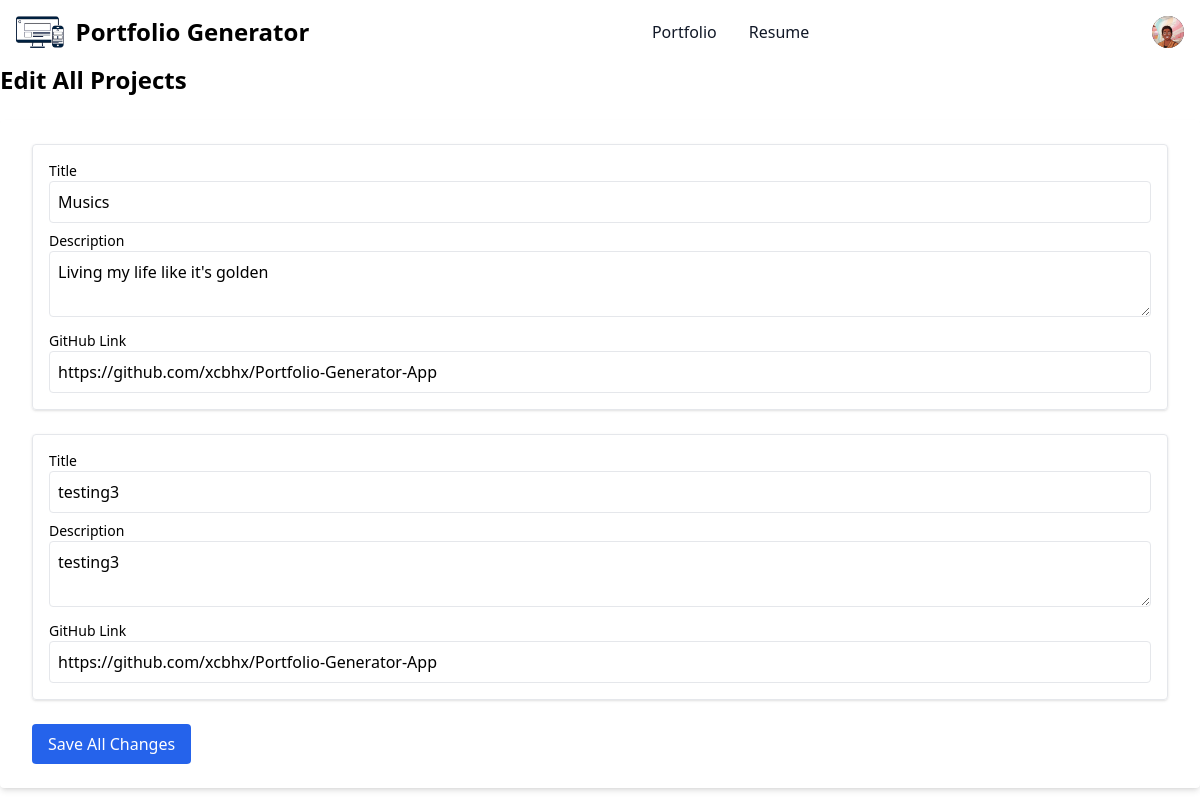
The page /portfolio/1/edit_projects on the database as committed earlier.
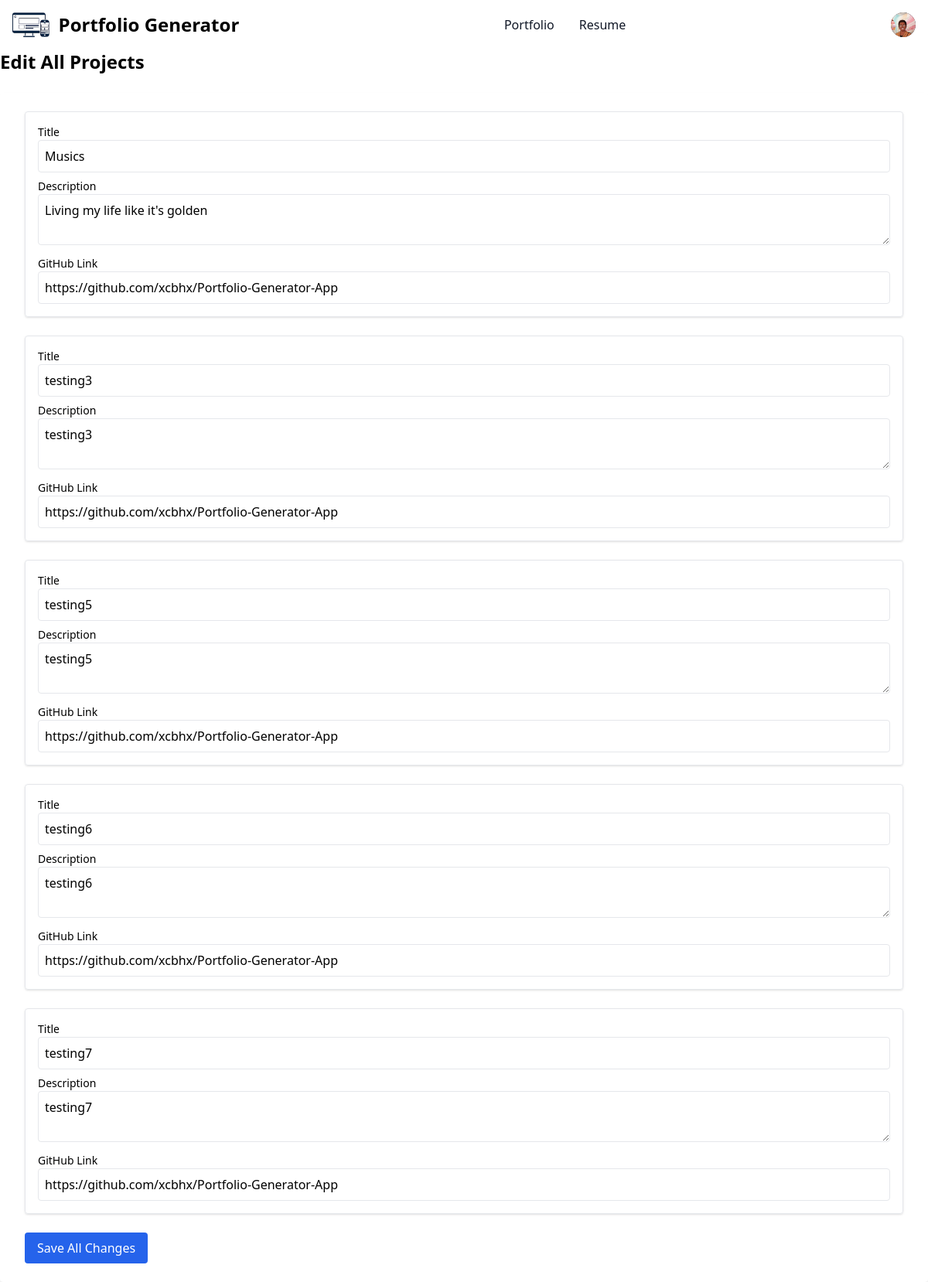
The same page on the database as committed later.
### portfolio_app/models.py (models this page shows)
class Project(db.Model):
  __tablename__ = "project"
  id = db.Column(db.Integer, primary_key=True)
  portfolio_id = db.Column(db.Integer, db.ForeignKey("portfolio.id"))
  title = db.Column(db.String(100), nullable=False)
  description = db.Column(db.String, nullable=False)
  github_link = db.Column(db.String, nullable=False)
  created_at = db.Column(db.DateTime, default=datetime.utcnow)
  portfolio = db.relationship("Portfolio", back_populates="project_list")

### portfolio_app/routes.py (the view, shortened to what this page needs)
@main.route("/portfolio/<int:portfolio_id>/edit_projects", methods=["GET", "POST"])
def edit_projects(portfolio_id):
  portfolio = Portfolio.query.get_or_404(portfolio_id)
  projects = portfolio.project_list
  return render_template("edit_project.html", projects=projects, portfolio=portfolio)

### portfolio_app/templates/edit_project.html (shortened to what this page needs)
{% extends "base.html" %}
{% block content %}
<h2 class="text-2xl font-bold mb-6">Edit All Projects</h2>
<form method="POST" action="{{ url_for('main.edit_projects', portfolio_id=portfolio.id)}}" class="bg-white dark:bg-gray-800 shadow-md rounded px-8 py-6">
  {% for project in projects %}
    <div class="mb-6 p-4 border rounded shadow">
      <label class="block text-sm font-medium">Title</label>
      <input type="text" name="title" value="{{ project.title }}" class="w-full p-2 border rounded mb-2">
      <label class="block text-sm font-medium">Description</label>
      <textarea name="description" class="w-full p-2 border rounded mb-2">{{ project.description }}</textarea>
      <label class="block text-sm font-medium">GitHub Link</label>
      <input type="url" name="github_link" value="{{ project.github_link }}" class="w-full p-2 border rounded">
    </div>
  {% endfor %}
  <button type="submit" class="bg-blue-600 text-white px-4 py-2 rounded hover:bg-blue-700">
    Save All Changes
  </button>
</form>
{% endblock %}

Rows that differ between the two databases and show on the page:
added Project: title "testing5", description "testing5", github_link "https://github.com/xcbhx/Portfolio-Generator-App"
added Project: title "testing6", description "testing6", github_link "https://github.com/xcbhx/Portfolio-Generator-App"
added Project: title "testing7", description "testing7", github_link "https://github.com/xcbhx/Portfolio-Generator-App"
